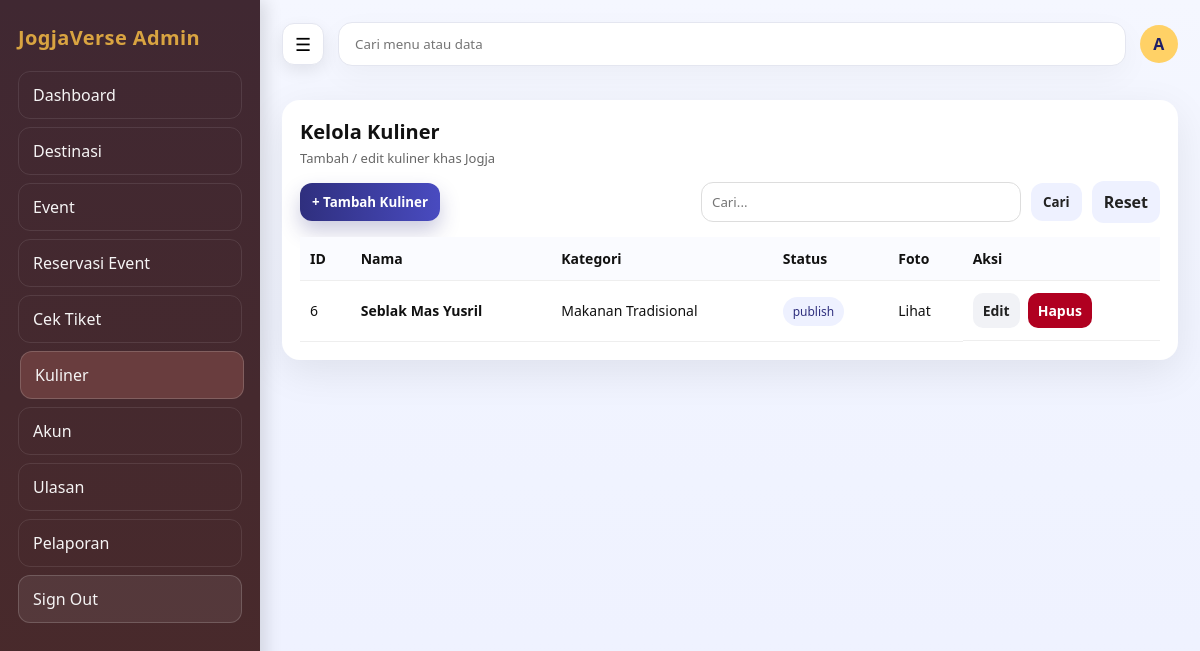
The page /admin/kuliner.php (signed in) on the database as committed earlier.
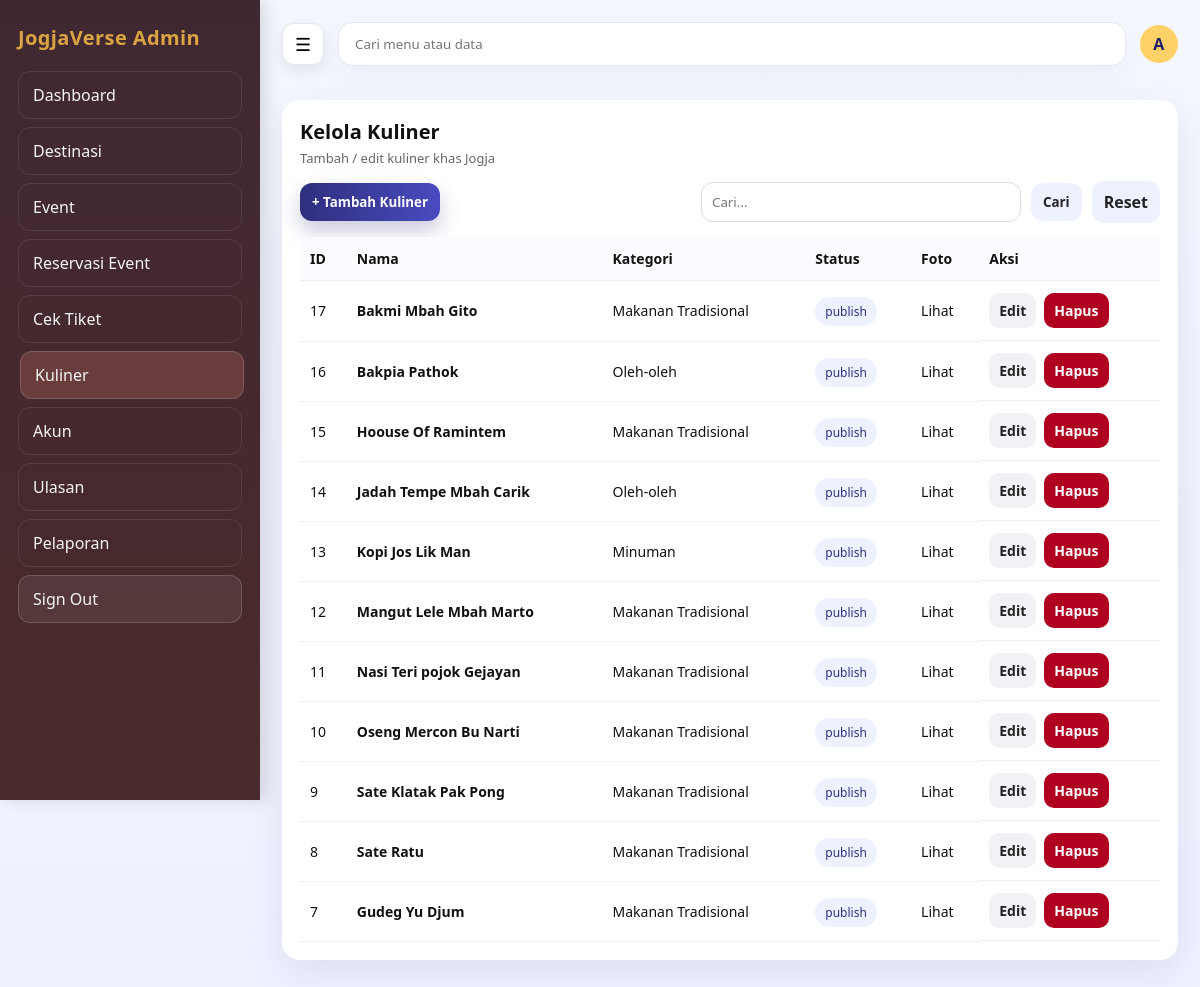
The same page on the database as committed later.
### tables this page shows
CREATE TABLE `kuliner` (
  `id_kuliner` bigint UNSIGNED NOT NULL,
  `kuliner_kategori_id` bigint UNSIGNED DEFAULT NULL,
  `nama` varchar(160) NOT NULL,
  `deskripsi` text,
  `gambar_sampul_url` varchar(255) DEFAULT NULL,
  `status` enum('draft','publish','arsip') NOT NULL DEFAULT 'draft',
  `dibuat_oleh` bigint UNSIGNED DEFAULT NULL,
  `dibuat_pada` datetime NOT NULL DEFAULT CURRENT_TIMESTAMP,
  `diubah_pada` datetime DEFAULT NULL ON UPDATE CURRENT_TIMESTAMP
);

### admin/_crud_helper.php (called while the page is built, shortened)
<?php
if (!function_exists('h')) {
  function h($val) {
    return htmlspecialchars((string)$val, ENT_QUOTES, 'UTF-8');
  }
}
function describe_table(mysqli $koneksi, string $table): array {
  $cols = [];
  $pk = null;
  $res = $koneksi->query("SHOW FULL COLUMNS FROM `$table`");
  if ($res) {
    while ($row = $res->fetch_assoc()) {
      $cols[] = $row;
      if (($row['Key'] ?? '') === 'PRI') {
        $pk = $row['Field'];
      }
    }
  }
  return [$cols, $pk];
}
function pick_col(array $colNames, array $candidates): ?string {
  foreach ($candidates as $c) {
    foreach ($colNames as $n) {
      if (strtolower($n) === strtolower($c)) return $n;
    }
  }
  return null;
}
function fetch_rows(mysqli $koneksi, string $table, ?string $pk, string $q, ?array $cols = null): mysqli_result {
  $searchable = [];
  foreach ($cols as $c) {
    $type = strtolower($c['Type'] ?? '');
    if (str_contains($type, 'char') || str_contains($type, 'text')) {
      $searchable[] = $c['Field'];
    }
  }
  $sql = "SELECT * FROM `$table`";
  $params = [];
  if ($pk) {
    $sql .= " ORDER BY `$pk` DESC";
  }
  $stmt = $koneksi->prepare($sql);
  $stmt->execute();
  return $stmt->get_result();
}
function fetch_options_by_table(mysqli $koneksi, array $tableCandidates, array $labelCandidates): array {
  foreach ($tableCandidates as $table) {
    try {
      $check = $koneksi->prepare("SELECT 1 FROM information_schema.tables WHERE table_schema = DATABASE() AND table_name = ? LIMIT 1");
      $check->bind_param("s", $table);
      $check->execute();
      $exists = $check->get_result();
      [$cols, $pk] = describe_table($koneksi, $table);
      $colNames = array_map(fn($c) => $c['Field'], $cols);
      $labelCol = pick_col($colNames, $labelCandidates) ?? $pk;
      $sql = "SELECT `$pk`, `$labelCol` FROM `$table` ORDER BY `$labelCol`";
      $stmt = $koneksi->prepare($sql);
      $stmt->execute();
      $res = $stmt->get_result();
      $rows = [];
      while ($row = $res->fetch_assoc()) {
        $rows[] = [
          'id' => $row[$pk],
          'label' => $row[$labelCol] ?? $row[$pk],
        ];
      }
      if (count($rows) > 0) {
        return $rows;
      }
    } catch (Throwable $e) {
      continue;
    }
  }
  return [];
}

### admin/kuliner.php (the view, shortened to what the changed rows need)
<?php
require_once __DIR__ . "/../config/koneksi.php";
require_once __DIR__ . "/_crud_helper.php";
$table = "kuliner";
[$cols, $pk] = describe_table($koneksi, $table);
$colNames = array_map(fn($c) => $c['Field'], $cols);
$colNama     = pick_col($colNames, ["nama_kuliner", "nama", "judul"]);
$colFoto     = pick_col($colNames, ["gambar_sampul_url","foto_url", "gambar_url", "thumbnail", "image_url", "cover"]);
$hasKulinerKategoriCol = table_has_column($koneksi, $table, "kuliner_kategori_id");
$q = trim($_GET['q'] ?? "");
$data = fetch_rows($koneksi, $table, $pk, $q, $cols);
$kategoriOptions = fetch_options_by_table(
  $koneksi,
  ["kuliner_kategori"],
  ["nama", "judul", "label"]
);
$penggunaOptions = fetch_options_by_table(
  $koneksi,
  ["pengguna"],
  ["nama_lengkap", "username", "email", "nama"]
);
$kulinerKategoriMap = [];
foreach ($kategoriOptions as $opt) {
  $kulinerKategoriMap[(string)$opt['id']] = $opt['label'];
}
?>
<?php require_once __DIR__ . "/partials/header.php"; ?>
<link rel="stylesheet" href="<?= BASE_URL ?>/assets/css/admin_crud.css">
<div class="card">
  <div>
    <h1 class="page-title">Kelola Kuliner</h1>
  </div>
  <div class="table-wrap">
    <table class="table2">
      <thead>
        <tr>
          <th>ID</th>
          <th>Nama</th>
          <th>Kategori</th>
          <th>Status</th>
          <th>Foto</th>
          <th>Aksi</th>
        </tr>
      </thead>
      <tbody>
      <?php while($row = $data->fetch_assoc()): ?>
        <tr>
          <td><?= h($row[$pk]) ?></td>
          <td><b><?= h($colNama ? ($row[$colNama] ?? '-') : '-') ?></b></td>
          <?php
            $kategoriLabel = '-';
            if ($hasKulinerKategoriCol) {
              $kategoriId = (string)($row['kuliner_kategori_id'] ?? '');
              if ($kategoriId !== '' && isset($kulinerKategoriMap[$kategoriId])) {
                $kategoriLabel = $kulinerKategoriMap[$kategoriId];
              }
            }
          ?>
          <td><?= h($kategoriLabel) ?></td>
          <td><span class="pill"><?= h($row['status'] ?? '-') ?></span></td>
          <td>
            <?php if ($colFoto && !empty($row[$colFoto])): ?>
              <a href="<?= h($row[$colFoto]) ?>" target="_blank">Lihat</a>
            <?php else: ?>
              <small>-</small>
            <?php endif; ?>
          </td>
          <td class="actions">
            <a class="btn-sm gray" href="<?= BASE_URL ?>/admin/kuliner.php?edit=<?= h($row[$pk]) ?>">Edit</a>
            <a class="btn-sm danger" onclick="return confirm('Hapus kuliner ini?')" href="<?= BASE_URL ?>/admin/kuliner.php?hapus=<?= h($row[$pk]) ?>">Hapus</a>
          </td>
        </tr>
      <?php endwhile; ?>
      </tbody>
    </table>
  </div>
</div>
<?php require_once __DIR__ . "/partials/footer.php"; ?>

Rows that differ between the two databases and show on the page:
removed kuliner: id_kuliner "6", nama "Seblak Mas Yusril", kuliner_kategori "Makanan Tradisional", status "publish"
added kuliner: id_kuliner "17", nama "Bakmi Mbah Gito", kuliner_kategori "Makanan Tradisional", status "publish"
added kuliner: id_kuliner "16", nama "Bakpia Pathok", kuliner_kategori "Oleh-oleh", status "publish"
added kuliner: id_kuliner "15", nama "Hoouse Of Ramintem", kuliner_kategori "Makanan Tradisional", status "publish"
added kuliner: id_kuliner "14", nama "Jadah Tempe Mbah Carik", kuliner_kategori "Oleh-oleh", status "publish"
added kuliner: id_kuliner "13", nama "Kopi Jos Lik Man", kuliner_kategori "Minuman", status "publish"
added kuliner: id_kuliner "12", nama "Mangut Lele Mbah Marto", kuliner_kategori "Makanan Tradisional", status "publish"
added kuliner: id_kuliner "11", nama "Nasi Teri pojok Gejayan", kuliner_kategori "Makanan Tradisional", status "publish"
added kuliner: id_kuliner "10", nama "Oseng Mercon Bu Narti", kuliner_kategori "Makanan Tradisional", status "publish"
added kuliner: id_kuliner "9", nama "Sate Klatak Pak Pong", kuliner_kategori "Makanan Tradisional", status "publish"
added kuliner: id_kuliner "8", nama "Sate Ratu", kuliner_kategori "Makanan Tradisional", status "publish"
added kuliner: id_kuliner "7", nama "Gudeg Yu Djum", kuliner_kategori "Makanan Tradisional", status "publish"
